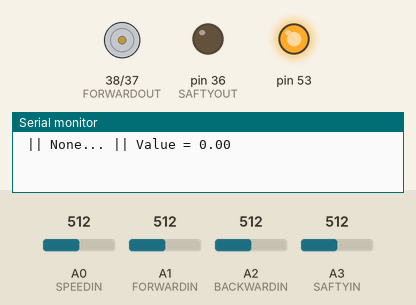
The sketch below on a simulated Arduino Mega 2560, built with avr-gcc and run on an emulated ATmega2560. Parts: motor-driver pin pairs drawn as motors (green arrow = first pin HIGH = forward, orange = second pin HIGH = backward, longer = more drive), output pins drawn as LEDs (lit = HIGH), the last lines printed to the serial monitor. The test bench sets the inputs (shaded band); at power-on: A1 (FORWARDIN) = 512, A2 (BACKWARDIN) = 512, A0 (SPEEDIN) = 512, A3 (SAFTYIN) = 512. The ROS host is connected and sends only what is stated.

Above: at 1.8 s.
1.9 s: A1 (FORWARDIN) set to 1010
At 3.7 s:
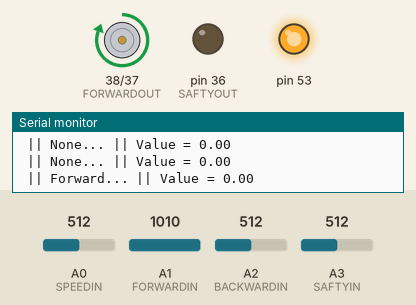
4.5 s: A2 (BACKWARDIN) set to 1010
At 7.4 s:
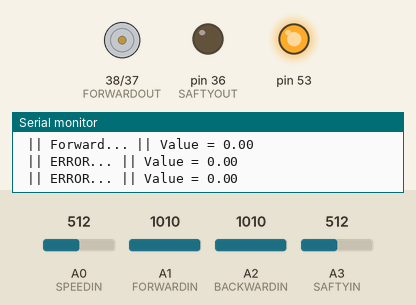
8.5 s: A1 (FORWARDIN) set to 992
At 10.8 s:
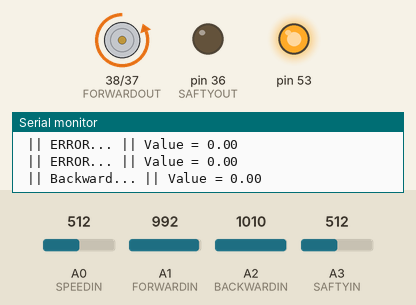
11.5 s: A2 (BACKWARDIN) set to 992
At 13.3 s:
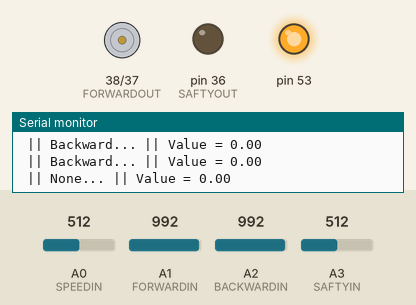
Timing chart, 0 to 14.8 s (numbered marks = the images above; inputs shaded):
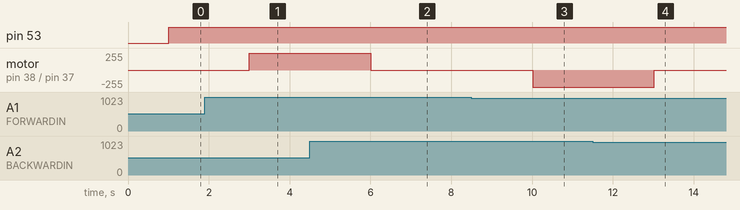

The sketch:

Speed_Control_Node.ino
```cpp
#include <ros.h>
#include <std_msgs/Int64.h>
#include <std_msgs/String.h>
#include <std_msgs/Float64.h>
#include <std_msgs/Float64MultiArray.h>

//------5----LIBRARY--------------------------------//
#include <SPI.h>
#include <digitalWriteFast.h>
//------------------PIN--ARDUINO-------------------//
#define FORWARDIN    A1
#define BACKWARDIN   A2
#define SAFTYIN      A3
#define SPEEDIN      A0

#define FORWARDOUT   38
#define BACKWARDOUT  37
#define SAFTYOUT     36

#define CONTROLSPEED  53

//-------------PARAMETER--TIME---------------------//
long previousMillis = 0;
long currentMillis = 0;

int interval = 200;

//------------------PARAMETER--FUNCTION------------------//
int value;
byte address = 0x11;
//----------------PARAMETER-PID--------------------------//
float Set_speed = 5.0;
long currenttime = 0;

float Kp = 7.9 ;

float Ki = 1.6;

float Kd = 3.8;

float derivative = 0;
float prevadjust;
float sigmaerror=0, dT,preverror=0;
float prev=0;
float preave=0;
float adjust1;
//-------------------------------------------------------//

//------------ROS--TOPIC--------------------------//
ros::NodeHandle  nh;

std_msgs::Float64 FORWARD,BACKWARD,PADEL,SPEED_adjust,SPEED_error;

ros::Publisher direc1("direction_F",&FORWARD);
ros::Publisher direc2("direction_B",&BACKWARD);
ros::Publisher direc3("direction_P",&PADEL);

ros::Publisher Speedadjust("Speedadjust",&SPEED_adjust);
ros::Publisher Speederror("Speederror",&SPEED_error);


//-----------ROS---SUBSCRIBER-----------------------//
void messageCb( const std_msgs::Float64MultiArray& msg)
{
  float Time_oprate = msg.data[0];
  float velocity_GNSS = msg.data[1]; // sub data
  SpeedControl(velocity_GNSS,Set_speed ,Time_oprate);


}

 ros::Subscriber<std_msgs::Float64MultiArray> subspeed("Velocity", &messageCb);

void setup()
{

//----CREATE--ROS--TOPIC---------------//
  nh.initNode();
  nh.advertise(direc1);       //ROS  PUBLISH
  nh.advertise(direc2);       //ROS  PUBLISH
  nh.advertise(direc3);       //ROS  PUBLISH

  nh.advertise(Speedadjust);    //ROS  PUBLISH
  nh.advertise(Speederror);    //ROS  PUBLISH

  nh.subscribe(subspeed);          //ROS  SUBSCRIBER

//------------PINMODE------------------//
pinMode (FORWARDIN, INPUT);
pinMode (BACKWARDIN, INPUT);
pinMode (SAFTYIN, INPUT);

pinMode (FORWARDOUT, OUTPUT);
pinMode (BACKWARDOUT, OUTPUT);
pinMode (SAFTYOUT, OUTPUT);

pinMode (53,OUTPUT);


SPI.begin();
Serial.begin(57600);


}
void loop()
{

//-----------publish--direction--forward --backward--padel------------ //

        float state1 = analogRead(FORWARDIN);
        float state2 = analogRead(BACKWARDIN);
        float state3 = analogRead(SAFTYIN);
        float state4 = analogRead(SPEEDIN);
          FORWARD.data = state1;
            direc1.publish(&FORWARD);
          BACKWARD.data = state2;
            direc2.publish(&BACKWARD);
          PADEL.data = state3;
            direc3.publish(&PADEL);
          nh.spinOnce();
          delay(1000);
//-------------------------------------------------------------------//

      float adjust = adjust1;


     if (adjust > 245) // digitalpoten limit
      {
        adjust = 245;
      }
//      value =244;

      runSpeed( state1, state2, state3, adjust ); //call runspeed function

}
void runSpeed (float state1,float state2,float state3,float value)
{

  if ((state1 > 1000) & (state2 < 1000))                  //Forward
    {
      Serial.print(" || Forward...");
      digitalWrite(FORWARDOUT,HIGH);
      digitalWrite(BACKWARDOUT,LOW);
      digitalPotWrite(value);

    }

  if ((state1 < 1000) & (state2 > 1000))                  //Backwad
    {
      Serial.print(" || Backward...");
      digitalWrite(FORWARDOUT,LOW);
      digitalWrite(BACKWARDOUT,HIGH);
      digitalPotWrite(value);

    }

  if ((state1 < 1000) & (state2 < 1000))                  //None
    {
      value = 0;
      Serial.print(" || None...");
      digitalWrite(FORWARDOUT,LOW);
      digitalWrite(BACKWARDOUT,LOW);
      digitalPotWrite(value);

    }

  if ((state1 > 1000) & (state2 > 1000))                  //ERROR
    {
      value = 0;
      Serial.print(" || ERROR...");
      digitalWrite(FORWARDOUT,LOW);
      digitalWrite(BACKWARDOUT,LOW);
      digitalPotWrite(value);

    }
}


float SpeedControl(float velocity_GNSS,float set,float Time_oprate)
{

    float error = set-velocity_GNSS ;
    float time_now = Time_oprate;
    dT = time_now - prev;
    prev = time_now;


    sigmaerror = sigmaerror+ (error*dT);

    adjust1 = (error*Kp)+(Ki*sigmaerror)+(Kd*((error-preverror)/dT)) ;


   SPEED_error.data =  error;  // and pud
   Speederror.publish(&SPEED_error);

   SPEED_adjust.data =  adjust1; // and pud
   Speedadjust.publish(&SPEED_adjust);

     preverror = error;
     prevadjust = adjust1;
     return adjust1;


}
int digitalPotWrite(float value)
{
  Serial.print(" || Value = ");
  Serial.println(value);
  digitalWrite(53, LOW);
  SPI.transfer(address);
  SPI.transfer(value);
  digitalWrite(53, HIGH);
}
```

Measured:
- after the input at 1.9 s, motor on pin 38 (FORWARDOUT) / pin 37 (BACKWARDOUT): stopped → forward 255/255 after 1.1 s
- after the input at 4.5 s, motor on pin 38 (FORWARDOUT) / pin 37 (BACKWARDOUT): forward 255/255 → stopped after 1.5 s
- after the input at 8.5 s, motor on pin 38 (FORWARDOUT) / pin 37 (BACKWARDOUT): stopped → backward 255/255 after 1.5 s
- after the input at 11.5 s, motor on pin 38 (FORWARDOUT) / pin 37 (BACKWARDOUT): backward 255/255 → stopped after 1.5 s
